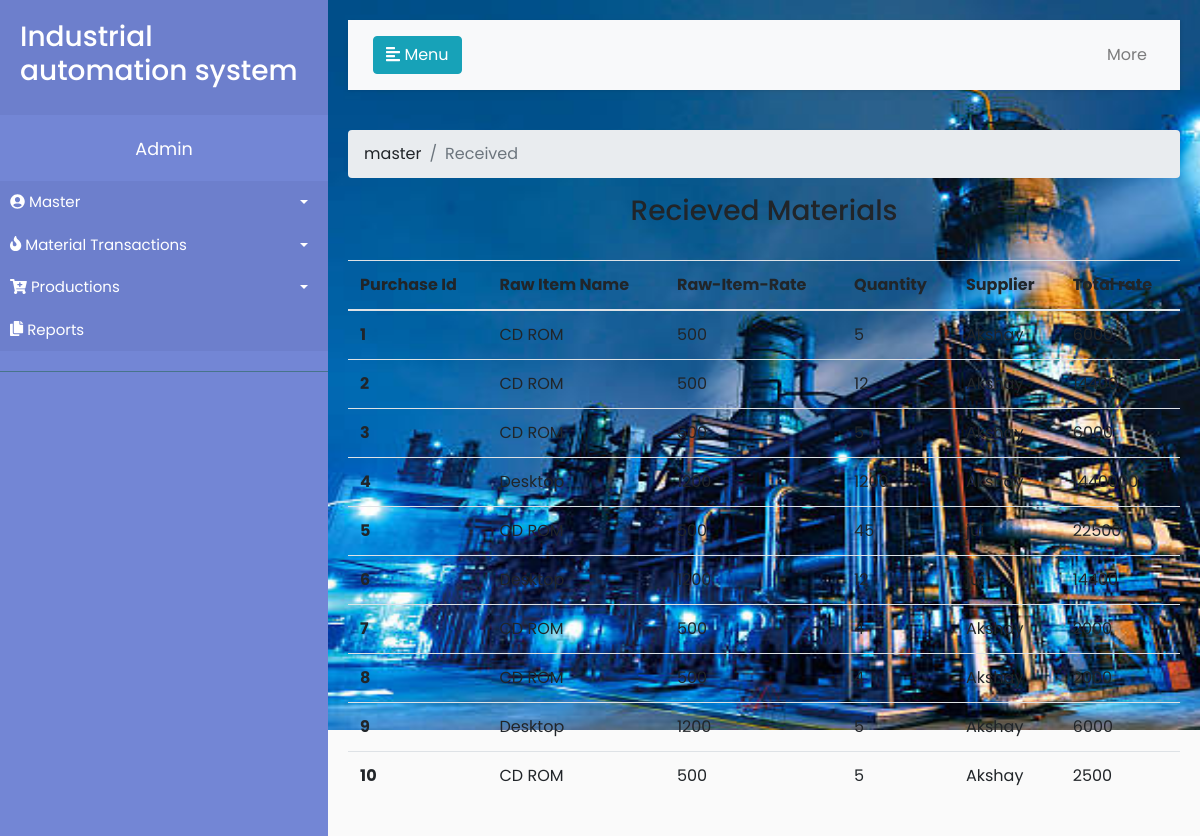
The app's page /material-transaction/material_received_list/ with its own data.
### material_transaction/models.py (models this page shows, shortened)
class Purchase(models.Model):
	rawitem=models.ForeignKey(Rawitem, on_delete=models.CASCADE)
	quantity=models.PositiveIntegerField(blank=True)
	date=models.DateTimeField(default=timezone.now)
	supplier=models.ForeignKey(Supplier, on_delete=models.CASCADE)
	total=models.PositiveIntegerField(editable=False)
	receives=models.BooleanField(default=False)
	counts=models.PositiveIntegerField(null=True, blank=True)

class Rawitem(models.Model):
	itemcode = models.CharField(max_length=50)
	item_name = models.CharField(max_length=10)
	rate = models.PositiveIntegerField(blank=True)
	description = models.TextField()
	created_date = models.DateTimeField(default=timezone.now)
	def __str__(self):
		return self.item_name

### master/models.py (models this page shows)
class Supplier(models.Model):
	name = models.CharField(max_length=50)
	contact = models.PositiveIntegerField(max_length=10)
	email_id = models.EmailField(max_length=254, blank=True)
	address = models.TextField()
	created_date = models.DateTimeField(default=timezone.now)
	def __str__(self):
		return self.name

### material_transaction/views.py (the view)
# urls.py: path('material_received_list/',views.material_received_list,name='material_received_list'),
def material_received_list(request):
	materials = Purchase.objects.filter(receives = True).order_by('date')
	return render(request, 'material/recieved.html',{'materials':materials})

### material_transaction/templates/material/recieved.html
{% extends 'base.html' %}
{% block content %}
 <nav aria-label="breadcrumb">
  <ol class="breadcrumb">
    <li class="breadcrumb-item"><a href="{% url 'master' %}">master</a></li>
    <li class="breadcrumb-item active" aria-current="page">Received</li>
  </ol>
</nav>
<center><h3>Recieved Materials</h3></center></br>
<table class="table">
  <thead>
    <tr>
      <th scope="col">Purchase Id</th>
      <th scope="col">Raw Item Name</th>
      <th scope="col">Raw-Item-Rate</th>
      <th scope="col">Quantity</th>
      <th scope="col">Supplier</th>
       <th scope="col"> Total rate </th>
    </tr>
  </thead>
  <tbody>
{% for detail in materials %}
    <tr>
      <th scope="row"> {{ detail.id }}</th>
      <td>{{ detail.rawitem }}</td>
      <td>{{ detail.rawitem.rate }}</td>
      <td>{{ detail.quantity }}</td>
      <td>{{ detail.supplier }}</td>
      <td>{{ detail.total }}</td>
    </tr>
    {% endfor %}
  </tbody>
</table>
{% endblock %}

### master/static/css/style.css (style rules this page uses)
body { font-family: 'Poppins', sans-serif; background: #fafafa; }
a, a:hover, a:focus { color: inherit; text-decoration: none; transition: all 0.3s; }

### records on screen
Purchase: id "1", rawitem "CD ROM", rawitem.rate "500", quantity "5", supplier "Akshay", total "6000"
Purchase: id "2", rawitem "CD ROM", rawitem.rate "500", quantity "12", supplier "Akshay", total "14400"
Purchase: id "3", rawitem "CD ROM", rawitem.rate "500", quantity "5", supplier "Akshay", total "6000"
Purchase: id "4", rawitem "Desktop", rawitem.rate "1200", quantity "1200", supplier "Akshay", total "1440000"
Purchase: id "5", rawitem "CD ROM", rawitem.rate "500", quantity "45", supplier "jui", total "22500"
Purchase: id "6", rawitem "Desktop", rawitem.rate "1200", quantity "12", supplier "jui", total "14400"
Purchase: id "7", rawitem "CD ROM", rawitem.rate "500", quantity "4", supplier "Akshay", total "2000"
Purchase: id "8", rawitem "CD ROM", rawitem.rate "500", quantity "4", supplier "Akshay", total "2000"
Purchase: id "9", rawitem "Desktop", rawitem.rate "1200", quantity "5", supplier "Akshay", total "6000"
Purchase: id "10", rawitem "CD ROM", rawitem.rate "500", quantity "5", supplier "Akshay", total "2500"
